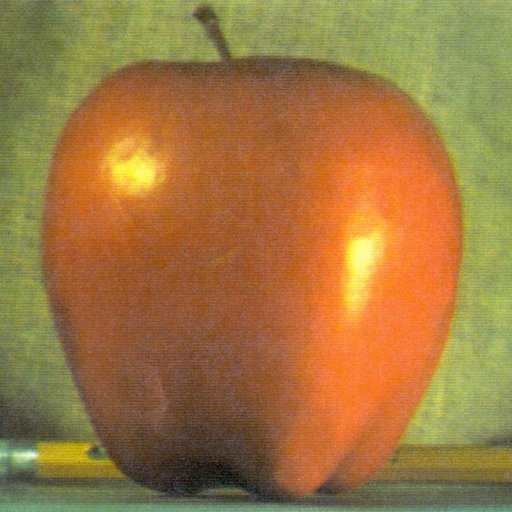
#> input picture project/Introductory projects/12-ImagePyramids/sample 2/apple.jpg, 512 x 512 px
$ python PyramidsFilter.py
#> lines starting #> are read from the running program, lines starting #| are printed output that depends on the picture
import cv2  # Importing the OpenCV library for image processing
import numpy as np  # Importing the NumPy library for numerical operations

# Read the images of apple and orange
apple = cv2.imread('apple.jpg')
#> apple is the input picture: shape (512, 512, 3); mean B, G, R 64.8, 119.7, 159.1
orange = cv2.imread('orange.jpg')
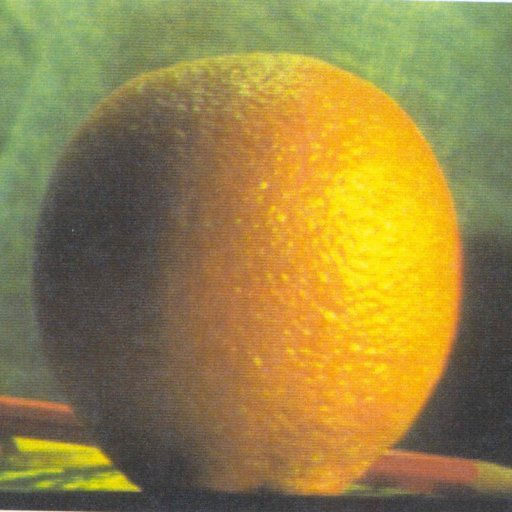
#> input picture project/Introductory projects/12-ImagePyramids/sample 2/orange.jpg, 512 x 512 px
#> orange is the input picture: shape (512, 512, 3); mean B, G, R 69.2, 131.8, 150.2

# Create a kernel for the filter
kernal = np.ones((5, 5), np.float32) / 25

# Apply the filter to the orange image
filter = cv2.filter2D(orange, -1, kernal)

# Combine the left half of the apple image and the right half of the filtered orange image
combine = np.hstack((apple[:, :230], filter[:, 256:]))
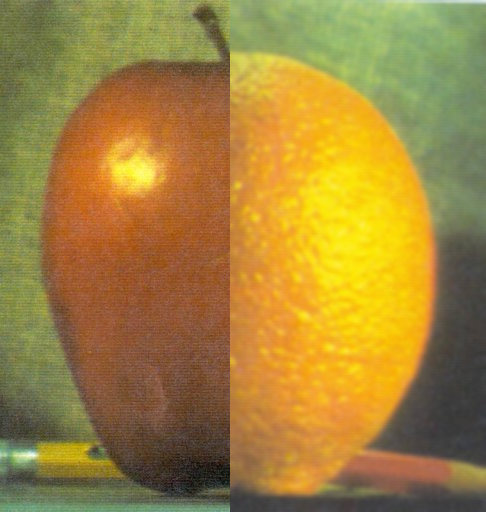
#> combine: shape (512, 486, 3); mean B, G, R 60.8, 132.3, 161.9

# Make a copy of the combined image for pyramid down sampling
layer = combine.copy()

# Apply Gaussian pyramid down-sampling 4 times and display each level
for i in range(4):
    layer = cv2.pyrDown(layer)
    cv2.imshow(str(i), layer)
#> this loop made 4 passes
#> pass 3, `layer = cv2.pyrDown(layer)`:
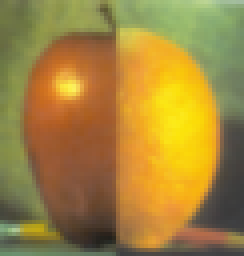
#> layer: shape (64, 61, 3) (shown 4 times larger); mean B, G, R 61, 132.7, 162.2
#> after the loop:
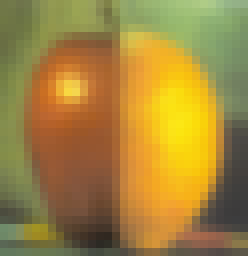
#> layer: shape (32, 31, 3) (shown 8 times larger); mean B, G, R 61.4, 132.9, 161.8

# Print the shapes of the original apple and orange images
print(apple.shape)
#| (512, 512, 3)
print(orange.shape)
#| (512, 512, 3)

# Wait for a key press and then close all OpenCV windows
cv2.waitKey(0)
cv2.destroyAllWindows()
